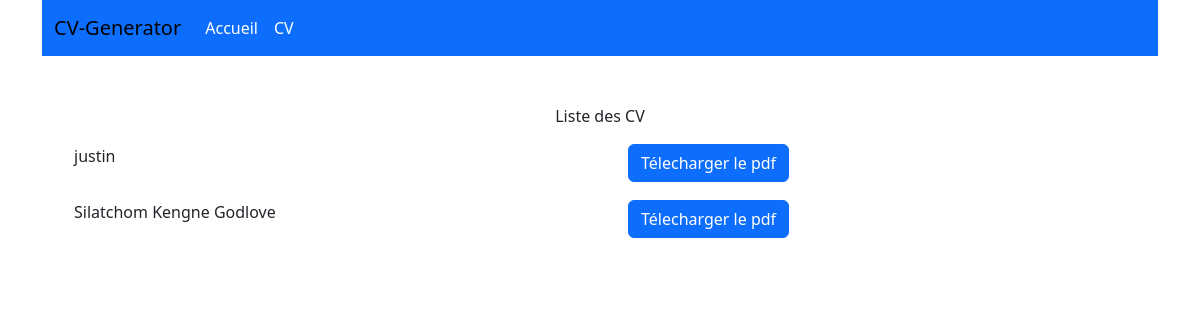
/cv-list/, run on an earlier commit of the app's database.
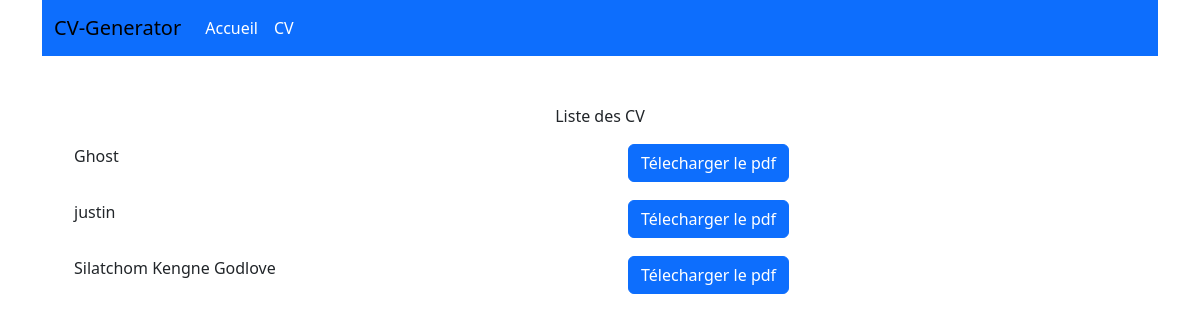
And on a later commit of the database.
### pdf/models.py (models this page shows, shortened)
class Profile(models.Model):
    name = models.CharField(max_length=200)
    email = models.EmailField()
    phone = models.CharField(max_length=100)
    address = models.CharField(max_length=200)
    competance = models.CharField(max_length=1000)
    langue = models.CharField(max_length=500)
    interet = models.CharField(max_length=500)
    objectif = models.TextField()
    experience = models.TextField()
    education = models.TextField()
    projet = models.TextField()
    date_added = models.DateTimeField(auto_now_add=True)
    class Meta:
        ordering = ['-date_added']
    def get_absolute_url(self):
        return reverse("download", kwargs={"id": self.id})

### pdf/views.py (the view)
# urls.py: path("cv-list/", views.cv_list, name="list")
def cv_list(request):
    profile = Profile.objects.all()
    return render(request, "pdf/list.html", {"profiles":profile})

### pdf/templates/pdf/list.html
{% extends "pdf/base.html" %}
{% block content %}
<div class="col-md-12 mt-5">
    <p class="text-center">Liste des CV</p>
    <ul class="">
        {% for profile in profiles %}
        <li class="row mb-3">
            <div class="col-md-6">
                <p>{{ profile.name }}</p>
            </div>
            <div class="col-md-6">
                <a href="{{ profile.get_absolute_url }}" class="btn btn-primary text-white">Télecharger le pdf</a>
            </div>
        </li>
        {% empty %}
        <p class="">Vous n'avez pas encore créé de CV</p>
        {% endfor %}
    </ul>
</div>
{% endblock content %}

What changed in the data, as far as the page shows it:
added Profile: name "Ghost"
